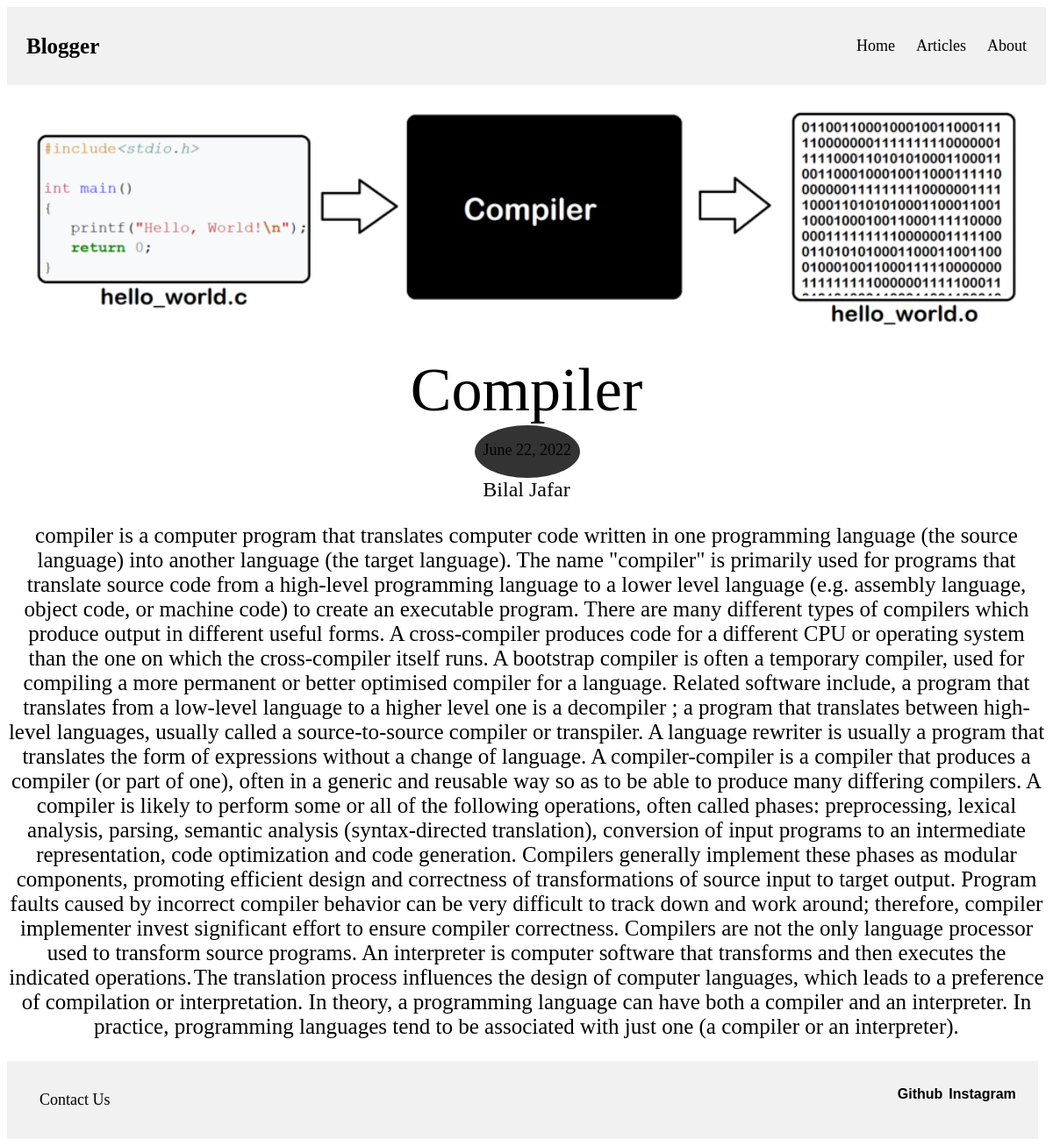
The app's page /article/compiler with its own data.
### article/models.py (models this page shows, shortened)
class Article(models.Model):
    title = models.CharField(max_length=30)
    author = models.CharField(max_length=50)
    slug = models.SlugField()
    description = models.TextField()
    date = models.DateField()
    image = models.ImageField()

### article/views.py (the view)
# urls.py: path('<slug>',views.article_page)
def article_page(request , slug):
    article = Article.objects.get(slug=slug)
    return render(request, "article_page.html", {'article':article})

### article/templates/article_page.html
{% extends 'main_website.html' %}
{% block content %}
<div class="article">
    <img class="article_image" src={{ article.image.url }}>
    <div class="article_title">{{ article.title }}</div>
        <div class="date_position" >
            <div class="article_date_box">
                <p class="article_date">{{ article.date }}</p>
            </div>
        </div>
        <div class="article_author">{{ article.author }}</div>
        <p class="article_desc">{{ article.description }}</p>
</div>
{% endblock %}

### static/article_style.css (style rules this page uses)
.article { font-weight: 300; font-style: normal; text-align: center; }
.article_image { width: 100%; height: auto; top: 0; bottom: 0; }
.article_title { font-size:70px; }
.date_position { left: 45%; position: relative; display: flex; width:fit-content; justify-content: center; }
.article_date_box { border-radius: 50%; width: 120px; height: 60px; border: 4px rgb(51, 51, 51);; background-color: rgb(51, 51, 51);; text-align: center; }
.article_date { vertical-align: middle; font-weight: 300; font-size: large; text-align: center; }
.article_author { font-size: x-large; }
.article_desc { position: bottom; font-size: 25px; }

### records on screen
Article: image (picture), title "Compiler", date "June 22, 2022", author "Bilal Jafar", description "compiler is a computer program that translates computer code written in one programming language (the source language) into another language (the target language). The name \"compiler\" is primarily used for programs that translate source code from a high-level programming language to a lower level language (e.g. assembly language, object code, or machine code) to create an executable program. There are many different types of compilers which produce output in different useful forms. A cross-compiler produces code for a different CPU or operating system than the one on which the cross-compiler itself runs. A bootstrap compiler is often a temporary compiler, used for compiling a more permanent…"
